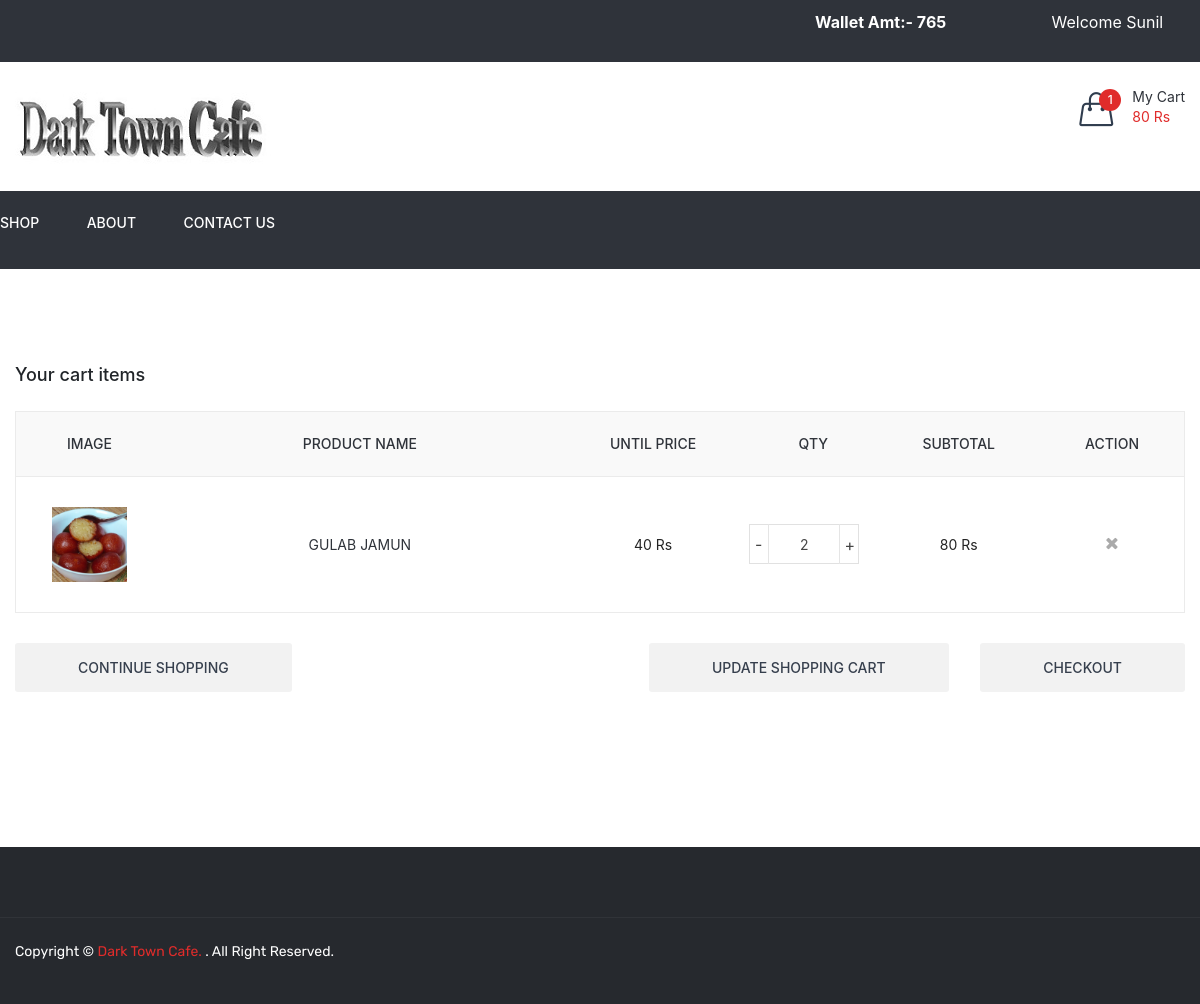
Page /cart.php (signed in) on the committed database.
### tables this page shows
CREATE TABLE `dish_cart` (
  `id` int(11) NOT NULL,
  `user_id` int(11) NOT NULL,
  `dish_detail_id` int(11) NOT NULL,
  `qty` int(11) NOT NULL,
  `added_on` datetime NOT NULL
);

CREATE TABLE `dish_details` (
  `id` int(11) NOT NULL,
  `dish_id` int(11) NOT NULL,
  `attribute` varchar(100) NOT NULL,
  `price` int(11) NOT NULL,
  `status` int(11) NOT NULL,
  `added_on` datetime NOT NULL
);

CREATE TABLE `dish` (
  `id` int(11) NOT NULL,
  `category_id` int(11) NOT NULL,
  `dish` varchar(100) NOT NULL,
  `dish_detail` text NOT NULL,
  `image` varchar(100) NOT NULL,
  `type` enum('veg','non-veg') NOT NULL,
  `status` int(11) NOT NULL,
  `added_on` datetime NOT NULL
);

### function.inc.php (called while the page is built, shortened)
	<?php
function getUserCart(){
	global $con;
	$arr=array();
	$id=$_SESSION['FOOD_USER_ID'];
	$res=mysqli_query($con,"select * from dish_cart where user_id='$id'");
	while($row=mysqli_fetch_assoc($res)){
		$arr[]=$row;
	}
	return $arr;
}
function getDishCartStatus(){
	$dishDetailsID=array();
	if(isset($_SESSION['FOOD_USER_ID'])){
		$getUserCart=getUserCart();
	}else{
		if(isset($_SESSION['cart']) && count($_SESSION['cart'])>0){
			foreach($_SESSION['cart'] as $key=>$val){
				$dishDetailsID[]=$key;
			}
		}
	}
}
function getcartTotalPrice(){
	$cartArr=getUserFullCart();
	$totalPrice=0;
	foreach($cartArr as $list){
		$totalPrice=$totalPrice+($list['qty']*$list['price']);
	}
	return $totalPrice;
}
function getUserFullCart($attr_id=''){
	$cartArr=array();
	if(isset($_SESSION['FOOD_USER_ID'])){
		$getUserCart=getUserCart();
		$cartArr=array();
		foreach($getUserCart as $list){
			$cartArr[$list['dish_detail_id']]['qty']=$list['qty'];
			$getDishDetail=getDishDetailById($list['dish_detail_id']);
			$cartArr[$list['dish_detail_id']]['price']=$getDishDetail['price'];
			$cartArr[$list['dish_detail_id']]['dish']=$getDishDetail['dish'];
			$cartArr[$list['dish_detail_id']]['image']=$getDishDetail['image'];
		}
	}
	if($attr_id!=''){
		return $cartArr[$attr_id]['qty'];
	}else{
		return $cartArr;
	}
}
function getDishDetailById($id){
	global $con;
	$res=mysqli_query($con,"select dish.dish,dish.image,dish_details.price from dish_details,dish where dish_details.id='$id' and dish.id=dish_details.dish_id");
	$row=mysqli_fetch_assoc($res);
	return $row;
}
function getWalletAmt($uid){
	global $con;
	$sql="select * from wallet where user_id='$uid'";
	$res=mysqli_query($con,$sql);
	$in=0;
	$out=0;
	while($row=mysqli_fetch_assoc($res)){
		if($row['type']=='in'){
			$in=$in+$row['amt'];
		}
		if($row['type']=='out'){
			$out=$out+$row['amt'];
		}
	}
	return $in-$out;
}
?>

### cart.php (the view, shortened to what this page needs)
<?php
include ("header.php");
?>
<div class="cart-main-area pt-95 pb-100">
            <div class="container">
                <h3 class="page-title">Your cart items</h3>
                <div class="row">
                    <div class="col-lg-12 col-md-12 col-sm-12 col-12">
                        <form method="post">
							<?php
							$cartArr=getUserFullCart();
							if(count($cartArr)>0){
							?>
                            <div class="table-content table-responsive">
                                <table>
                                    <thead>
                                        <tr>
                                            <th>Image</th>
                                            <th>Product Name</th>
                                            <th>Until Price</th>
                                            <th>Qty</th>
                                            <th>Subtotal</th>
                                            <th>action</th>
                                        </tr>
                                    </thead>
                                    <tbody>
                                        <?php
										foreach($cartArr as $key=>$list){
										?>
											<tr>
												<td class="product-thumbnail">
													<a href="#"><img src="<?php echo SITE_DISH_IMAGE.$list['image']?>" alt="" width="75px"></a>
												</td>
												<td class="product-name"><a href="#"><?php echo $list['dish']?> </a></td>
												<td class="product-price-cart"><span class="amount"><?php echo $list['price']?> Rs</span></td>
												<td class="product-quantity">
													<div class="cart-plus-minus">
														<input class="cart-plus-minus-box" type="text" name="qty[<?php echo $key?>][]" value="<?php echo $list['qty']?>">
													</div>
												</td>
												<td class="product-subtotal"><?php echo $list['qty']*$list['price']?> Rs</td>
												<td class="product-remove">
													<a href="javascript:void(0)" onclick="delete_cart('<?php echo $key?>','load')"><i class="fa fa-times"></i></a>
											   </td>
											</tr>
										<?php } ?>
                                    </tbody>
                                </table>
                            </div>
                            <div class="row">
                                <div class="col-lg-12">
                                    <div class="cart-shiping-update-wrapper">
                                        <div class="cart-shiping-update">
                                            <a href="<?php echo FRONT_SITE_PATH?>shop">Continue Shopping</a>
                                        </div>
                                        <div class="cart-clear">
                                            <button name="update_cart">Update Shopping Cart</button>
                                            <a href="<?php echo FRONT_SITE_PATH?>checkout">Checkout</a>
                                        </div>
                                    </div>
                                </div>
                            </div>
							<?php } else {
								echo "Empty Cart";
							}?>
                        </form>
                    </div>
                </div>
            </div>
        </div>
<?php
include("footer.php");
?>

### header.php (shortened to what this page needs)
<?php
include('database.inc.php');
include('function.inc.php');
getDishCartStatus();
$cartArr=getUserFullCart();
$totalPrice=getcartTotalPrice();
$totalCartDish=count($cartArr);
$getWalletAmt=0;
if(isset($_SESSION['FOOD_USER_ID'])){
	$getWalletAmt=getWalletAmt($_SESSION['FOOD_USER_ID']);
}
?>
<!doctype html>
<html class="no-js" lang="zxx">
<head>
        <link rel="stylesheet" href="assets/css/style.css">
        <link rel="stylesheet" href="assets/css/bootstrap.min.css">
        <link rel="stylesheet" href="assets/css/animate.css">
        <link rel="stylesheet" href="assets/css/owl.carousel.min.css">
        <link rel="stylesheet" href="assets/css/slick.css">
        <link rel="stylesheet" href="assets/css/chosen.min.css">
        <link rel="stylesheet" href="assets/css/ionicons.min.css">
        <link rel="stylesheet" href="assets/css/font-awesome.min.css">
        <link rel="stylesheet" href="assets/css/simple-line-icons.css">
        <link rel="stylesheet" href="assets/css/jquery-ui.css">
        <link rel="stylesheet" href="assets/css/meanmenu.min.css">
        <link rel="stylesheet" href="assets/css/responsive.css">
    </head>
    <body>
        <header class="header-area">
            <div class="header-top black-bg">
                <div class="container">
                    <div class="row">
                        <div class="col-lg-8 col-md-4 col-12 col-sm-4">
                        </div>
						<div class="col-lg-2 col-md-4 col-12 col-sm-4">
							<?php
								if(isset($_SESSION['FOOD_USER_NAME'])){
								?>
							<div id="wallet_top_box">
								<a href="<?php echo FRONT_SITE_PATH?>wallet" style="color:#fff;">
									Wallet Amt:- <?php echo $getWalletAmt?>
								</a>
							</div>
								<?php  } ?>
						</div>
                        <div class="col-lg-2 col-md-8 col-12 col-sm-8">
                            <div class="account-curr-lang-wrap f-right">
                                <?php
								if(isset($_SESSION['FOOD_USER_NAME'])){
								?>
								<ul>
                                    <li class="top-hover"><a href="#"><?php echo "Welcome <span id='user_top_name'>".$_SESSION['FOOD_USER_NAME'];?></span>  <i class="ion-chevron-down"></i></a>
                                    </li>
                                </ul>
								<?php } ?>
                            </div>
                        </div>
                    </div>
                </div>
            </div>
            <div class="header-middle">
                <div class="container">
                    <div class="row">
                        <div class="col-lg-3 col-md-4 col-12 col-sm-4">
                            <div class="logo">
                                <a href="<?php echo FRONT_SITE_PATH?>">
                                    <img alt="" src="<?php echo FRONT_SITE_PATH?>assets/img/logo/logo2.jpg">
                                </a>
                            </div>
                        </div>
                        <div class="col-lg-9 col-md-8 col-12 col-sm-8">
                            <div class="header-middle-right f-right">
                                <div class="header-wishlist">
                                </div>
                                <div class="header-cart">
                                    <a href="#">
                                        <div class="header-icon-style">
                                            <i class="icon-handbag icons"></i>
                                            <span class="count-style" id="totalCartDish"><?php echo $totalCartDish?></span>
                                        </div>
                                        <div class="cart-text">
                                            <span class="digit">My Cart</span>
                                            <span class="cart-digit-bold" id="totalPrice">
											<?php
											if($totalPrice!=0){
												echo $totalPrice.' Rs';
											}
											?></span>
                                        </div>
                                    </a>
                                </div>
                            </div>
                        </div>
                    </div>
                </div>
            </div>
            <div class="header-bottom transparent-bar black-bg">
                <div class="container" style="padding:0px;">
                    <div class="row">
                        <div class="col-lg-12 col-md-12 col-12">
                            <div class="main-menu">
                                <nav>
                                    <ul>
                                        <li><a href="<?php echo FRONT_SITE_PATH?>shop">Shop</a></li>
                                        <li><a href="<?php echo FRONT_SITE_PATH?>about-us">about</a></li>
                                        <li><a href="<?php echo FRONT_SITE_PATH?>contact-us">contact us</a></li>
                                    </ul>
                                </nav>
                            </div>
                        </div>
                    </div>
                </div>
            </div>
        </header>

### rows in the picture
dish_cart: dish_detail "1"
dish_details: dish.image (picture), dish.dish "GULAB JAMUN", price "40", qty "2", $list['qty']*$list['price'] "80"

### other values in the picture
$getWalletAmt "765"
$_SESSION['FOOD_USER_NAME'] "Sunil"
$totalPrice "80"
